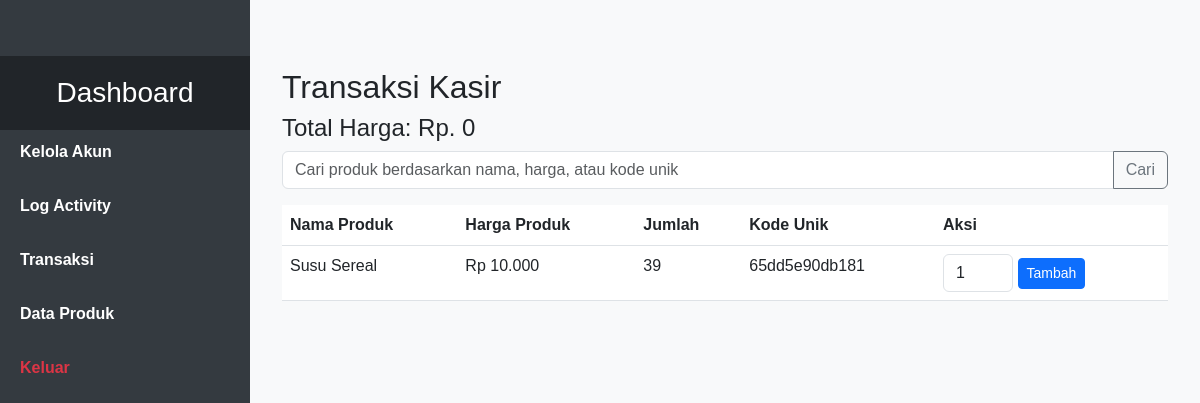
Page /pages/transaksi/index.php (signed in) on the committed database.
### tables this page shows
CREATE TABLE `products` (
  `id` int(20) NOT NULL,
  `nama_produk` varchar(40) DEFAULT NULL,
  `harga_produk` int(20) DEFAULT NULL,
  `created_at` timestamp NOT NULL DEFAULT current_timestamp(),
  `updated_at` timestamp NULL DEFAULT NULL,
  `jumlah` int(20) NOT NULL,
  `kode_unik` varchar(255) DEFAULT NULL,
  `status` enum('tersedia','tidak tersedia') NOT NULL
);

### pages/transaksi/kasir.php (called while the page is built, shortened)
<?php
include_once '../../db/db_config.php';
$totalHarga = isset($_SESSION['totalHarga']) ? $_SESSION['totalHarga'] : 0;
$rows = [];
if ($_SERVER["REQUEST_METHOD"] == "POST" && isset($_POST['keyword'])) {
    $keyword = $_POST['keyword'];
    $rows = cariProduk($keyword);
} else {
    $query = "SELECT * FROM products";
    $result = mysqli_query($conn, $query);
    while ($row = mysqli_fetch_assoc($result)) {
        $rows[] = $row;
    }
}
?>

### pages/transaksi/index.php (the view, shortened to what this page needs)
<?php require_once ('kasir.php');?>
<!DOCTYPE html>
<html lang="en">
<head>
    <link href="https://cdn.jsdelivr.net/npm/bootstrap@5.3.0-alpha1/dist/css/bootstrap.min.css" rel="stylesheet">
    <link rel="stylesheet" href="../../assets/style/sidebar.css">
    <link rel="stylesheet" href="../../assets/style/kasir.css">
</head>
<body>
<div class="container-fluid">
<?php include '../sidebar.php';?>
        <div class="content">
        <div class="container">
        <h2 class="mt-5">Transaksi Kasir</h2>
        <h4>Total Harga: Rp. <?php echo number_format($totalHarga, 0, ',', '.'); ?></h4>
        <form action="<?php echo $_SERVER['PHP_SELF']; ?>" method="post">
            <div class="input-group mb-3">
                <input type="text" class="form-control" placeholder="Cari produk berdasarkan nama, harga, atau kode unik" name="keyword">
                <button class="btn btn-outline-secondary" type="submit" id="button-addon2">Cari</button>
            </div>
        </form>
        <table class="table">
            <thead>
                <tr>
                    <th scope="col">Nama Produk</th>
                    <th scope="col">Harga Produk</th>
                    <th scope="col">Jumlah</th>
                    <th scope="col">Kode Unik</th>
                    <th scope="col">Aksi</th>
                </tr>
            </thead>
            <tbody>
    <?php if (!empty($rows)) : ?>
        <?php foreach ($rows as $row) : ?>
            <tr>
                <td><?php echo $row['nama_produk']; ?></td>
                <td>Rp <?php echo number_format($row['harga_produk'], 0, ',', '.'); ?></td>
                <td><?php echo $row['jumlah']; ?></td>
                <td><?php echo $row['kode_unik']; ?></td>
                <td>
                    <form action="<?php echo $_SERVER['PHP_SELF']; ?>" method="get">
                        <input type="number" name="jumlah" value="1" min="1" class="form-control" style="width: 70px; display: inline-block;">
                        <button type="submit" class="btn btn-sm btn-primary" name="tambah">Tambah</button>
                    </form>
                </td>
            </tr>
        <?php endforeach; ?>
    <?php else : ?>
        <tr>
            <td colspan="5">Tidak ada produk yang ditemukan.</td>
        </tr>
    <?php endif; ?>
</tbody>
        </table>
    </div>
    </div>
    </div>
</body>
</html>

### Assets/style/sidebar.css (style rules this page uses)
.content { margin-left: 250px; padding: 20px; }

### Assets/style/kasir.css (style rules this page uses)
body { margin: 0; padding: 0; font-family: Arial, sans-serif; background-color: #f8f9fa; }
.container-fluid { padding-left: 0; padding-right: 0; overflow-x: hidden; }

### rows in the picture
products: nama_produk "Susu Sereal", harga_produk "10.000", jumlah "39", kode_unik "65dd5e90db181"

### other values in the picture
$totalHarga "0"
